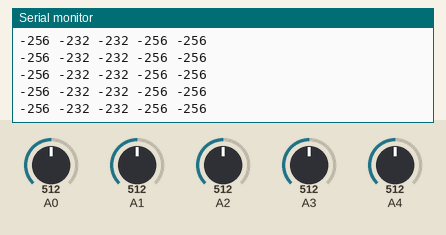
Recording of a sketch running on a simulated Arduino Uno, built with avr-gcc and run on an emulated ATmega328P. On the bench: the last lines printed to the serial monitor. Inputs (shaded band) come from the test bench; at power-on: A2 = 512, A0 = 512, A1 = 512, A3 = 512, A4 = 512. No radio packets arrive unless stated.

Above: at 5.7 s.
5.8 s: A2 set to 392
At 6.3 s:
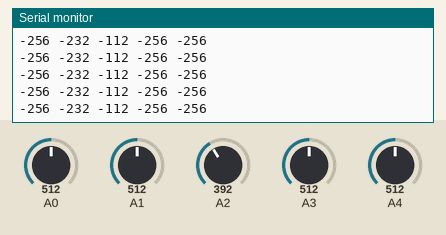
8.8 s: A2 set to 371
At 9.8 s:
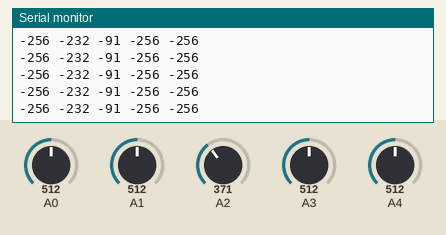
11.8 s: A0 set to 379
At 12.3 s:
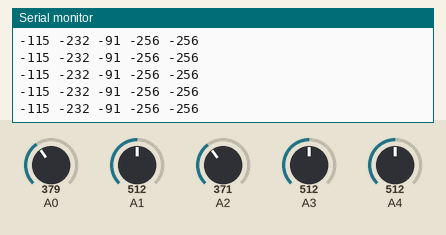
13.3 s: A0 set to 352
At 14.1 s:
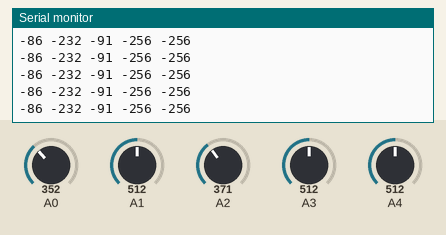
Timing chart, 0 to 15.8 s (numbered marks = the images above; inputs shaded):
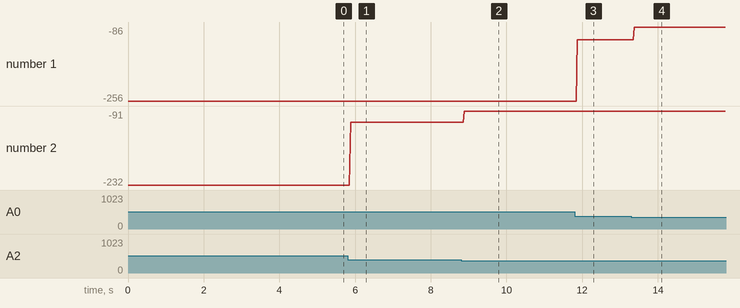

The sketch:

powerglove_transmitter.ino
```cpp
/*
* Arduino Wireless Communication Tutorial
*     Example 2 - Transmitter Code
*
* by Dejan Nedelkovski, www.HowToMechatronics.com
*
* Library: TMRh20/RF24, https://github.com/tmrh20/RF24/
*/

#include <SPI.h>
#include <nRF24L01.h>
#include <RF24.h>


RF24 radio(7, 8); // CE, CSN
const byte address[6] = "00001";

struct Data_Package{
  int angleV1 = 0;
  int angleV2 = 0;
  int angleV3 = 0;
  int angleV4 = 0;
  int angleV5 = 0;
};

Data_Package data;

void setup() {
  Serial.begin(9600);
  radio.begin();
  radio.openWritingPipe(address); // 00001
  radio.setPALevel(RF24_PA_MIN);
}

void loop() {
  delay(5);
  radio.stopListening();
  int potValue1 = analogRead(A0);
  int potValue2 = analogRead(A1);
  int potValue3 = analogRead(A2);
  int potValue4 = analogRead(A3);
  int potValue5 = analogRead(A4);
  data.angleV1 = map(potValue1, 100, 270, 180, 0);
  data.angleV2 = map(potValue2, 100, 270, 180, 10);
  data.angleV3 = map(potValue3, 100, 270, 180, 10);
  data.angleV4 = map(potValue4, 100, 270, 180, 0);
  data.angleV5 = map(potValue5, 100, 270, 180, 0);
  Serial.print(data.angleV1);  Serial.print(" ");
  Serial.print(data.angleV2);  Serial.print(" ");
  Serial.print(data.angleV3);  Serial.print(" ");
  Serial.print(data.angleV4);  Serial.print(" ");
  Serial.println(data.angleV5);
  radio.write(&data, sizeof(Data_Package));

  delay(5);

}
```

Measured:
- after the input at 5.8 s, the serial monitor: prints a new line after 0.08 s (image 1)
- after the input at 8.8 s, the serial monitor: prints a new line after 0.08 s (image 2)
- after the input at 11.8 s, the serial monitor: prints a new line after 0.07 s (image 3)
- after the input at 13.3 s, the serial monitor: prints a new line after 0.08 s (image 4)
- plotted number 1: -256 → -115 after the input at 11.8 s, -115 → -86 after the input at 13.3 s
- plotted number 2: -232 → -112 after the input at 5.8 s, -112 → -91 after the input at 8.8 s
